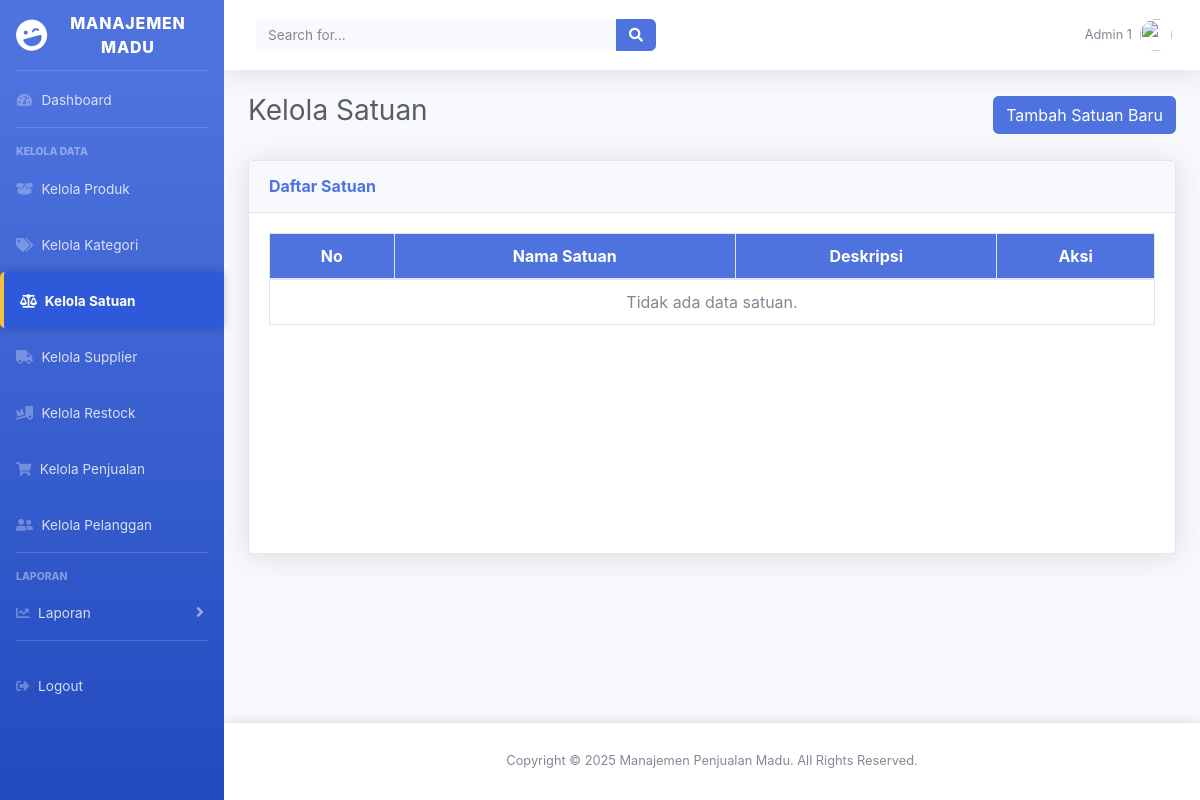
Page /views/admin/satuan.php?error=invalid_request (signed in) on the earlier database version.
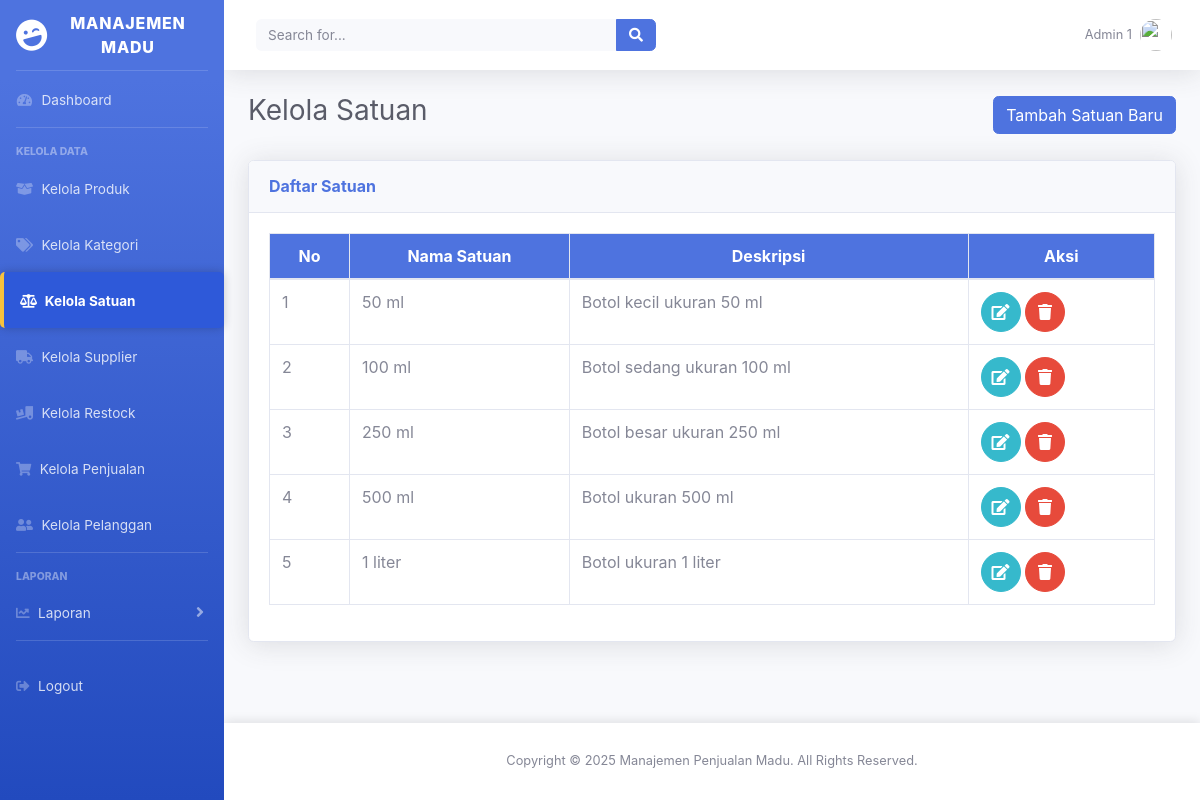
Same page on the later database version.
### tables this page shows
CREATE TABLE IF NOT EXISTS `satuan` (
  `id_satuan` int NOT NULL AUTO_INCREMENT,
  `nama_satuan` varchar(50) NOT NULL,
  `deskripsi` text,
  `created_at` timestamp NULL DEFAULT CURRENT_TIMESTAMP,
  `updated_at` timestamp NULL DEFAULT CURRENT_TIMESTAMP ON UPDATE CURRENT_TIMESTAMP,
  PRIMARY KEY (`id_satuan`)
);

### controllers/SatuanController.php (called while the page is built, shortened)
<?php
require_once __DIR__ . '/../models/SatuanModel.php';
class SatuanController
{
    private $satuanModel;
    public function __construct()
    {
        $db = (new Database())->getConnection();
        $this->satuanModel = new SatuanModel($db);
    }
    public function index()
    {
        return $this->satuanModel->getAllSatuan();
    }
}

### models/SatuanModel.php (called while the page is built, shortened)
<?php
class SatuanModel
{
    private $db;
    public function __construct($db)
    {
        $this->db = $db;
    }
    public function getAllSatuan()
    {
        $query = "SELECT * FROM satuan ORDER BY id_satuan ASC";
        $stmt = $this->db->prepare($query);
        $stmt->execute();
        return $stmt->fetchAll(PDO::FETCH_ASSOC);
    }
}

### views/admin/satuan.php (the view, shortened to what this page needs)
<?php
require_once '../../controllers/SatuanController.php';
$database = new Database();
$db = $database->getConnection();
$satuanController = new SatuanController($db);
$satuanList = $satuanController->index();
?>
<div id="wrapper">
    <?php
    include '../layouts/sidebar.php';
    ?>
    <div id="content-wrapper" class="d-flex flex-column">
        <div id="content">
            <?php include '../layouts/header.php'; ?>
            <div class="container-fluid">
                <div class="d-flex justify-content-between align-items-center mb-4">
                    <h1 class="h3 text-gray-800">Kelola Satuan</h1>
                    <a href="add_satuan.php" class="btn btn-primary">Tambah Satuan Baru</a>
                </div>
                <div class="card shadow mb-4">
                    <div class="card-header py-3">
                        <h6 class="m-0 font-weight-bold text-primary">Daftar Satuan</h6>
                    </div>
                    <div class="card-body">
                        <div class="table-responsive">
                            <table class="table table-bordered" id="dataTable" width="100%" cellspacing="0">
                                <thead>
                                    <tr>
                                        <th>No</th>
                                        <th>Nama Satuan</th>
                                        <th>Deskripsi</th>
                                        <th>Aksi</th>
                                    </tr>
                                </thead>
                                <tbody>
                                    <?php if (!empty($satuanList)): ?>
                                        <?php $no = 1; ?>
                                        <?php foreach ($satuanList as $satuan): ?>
                                            <tr>
                                                <td><?= $no++; ?></td>
                                                <td><?= htmlspecialchars($satuan['nama_satuan']); ?></td>
                                                <td><?= htmlspecialchars($satuan['deskripsi']); ?></td>
                                                <td>
                                                    <a href="edit_satuan.php?id=<?= $satuan['id_satuan']; ?>" class="btn btn-info btn-circle">
                                                        <i class="fas fa-edit"></i>
                                                    </a>
                                                    <button class="btn btn-danger btn-circle" onclick="confirmDelete(<?= $satuan['id_satuan']; ?>)">
                                                        <i class="fas fa-trash"></i>
                                                    </button>
                                                </td>
                                            </tr>
                                        <?php endforeach; ?>
                                    <?php else: ?>
                                        <tr>
                                            <td colspan="4" class="text-center">Tidak ada data satuan.</td>
                                        </tr>
                                    <?php endif; ?>
                                </tbody>
                            </table>
                        </div>
                    </div>
                </div>
            </div>
        </div>
        <?php include '../layouts/footer.php'; ?>
    </div>
</div>

Differences in the rows shown:
added satuan: nama_satuan "50 ml", deskripsi "Botol kecil ukuran 50 ml"
added satuan: nama_satuan "100 ml", deskripsi "Botol sedang ukuran 100 ml"
added satuan: nama_satuan "250 ml", deskripsi "Botol besar ukuran 250 ml"
added satuan: nama_satuan "500 ml", deskripsi "Botol ukuran 500 ml"
added satuan: nama_satuan "1 liter", deskripsi "Botol ukuran 1 liter"
Other differences:
text no longer shown: "Tidak ada data satuan."
